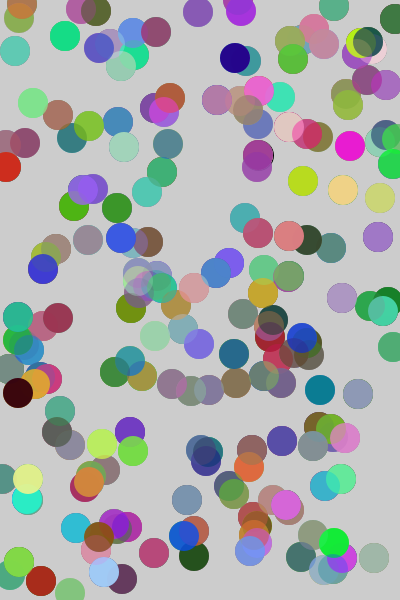
Frame 1 (no input)
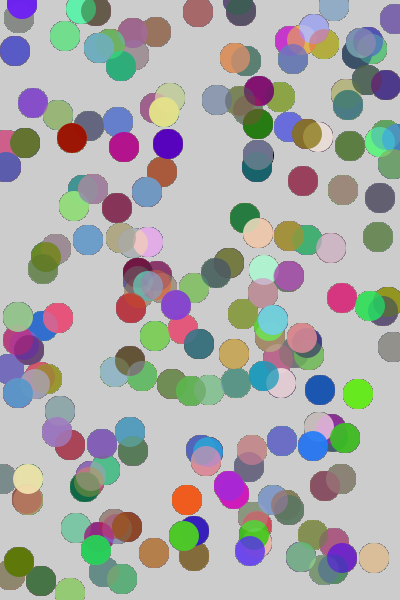
Frame 60 (the mouse pressed at the canvas centre just before this capture)
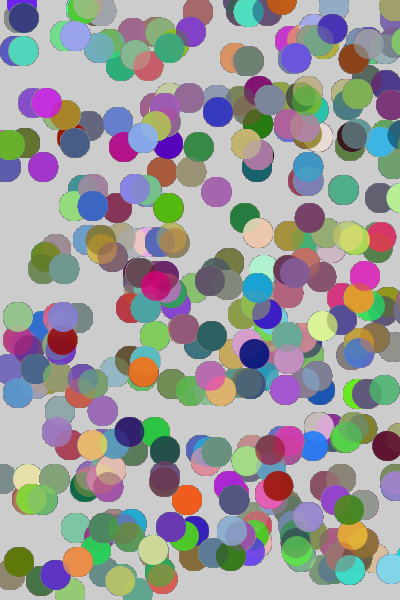
Frame 120 (the mouse held since frame 60 and released just before this capture)

The Processing sketch that drew these frames (run headless with seeded random() and noise(); from frame 60 on, the mouse is pressed at the canvas centre):

// Processing sketch: processing_116274
// ── processing_116274.pde

int num_lines = 200;
int[] x_values = new int[num_lines];
int[] y_values = new int[num_lines];

void setup(){
  size(400,600);
  for (int i = 0; i<x_values.length; i++){
    x_values[i] = int(random(width));
    y_values[i] = int(random(height));
  }
}

void draw() {
  //background(0);
  for (int yPos = 0; yPos <= height; yPos += height) {
    for (int xPos = 0; xPos <= width; xPos = xPos +200) {
  for(int i = 0; i<x_values.length; i++) {
    ellipse(x_values[i]+(mouseX*.002)*i, y_values[i],30, 30);
    fill(random(255), random(255), random(255), random(255));
    noStroke();
  }
}
  }
}
